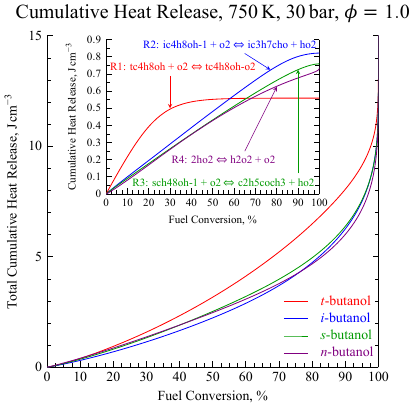

This figure's gnuplot source:
reset
set term postscript enhanced eps font "Times,18" color size 10cm,10cm dl 2.0
set output "buoh-heat.eps"
set multiplot

set yrange[0:15]
set xrange [0:100]
set size 1,1
set origin 0,0
set xlabel "Fuel Conversion, %"
set ylabel "Total Cumulative Heat Release, J/cm^{3}" offset 2
set title "{/=24 Cumulative Heat Release, 750 K, 30 bar, {/Symbol f}=1.0}"
set key at 78,3.5 Left reverse width -11 height 0.25 spacing 1.1 tc variable font ",15" samplen 1.0
set mxtics 4
set mytics 5
set xtics 10 scale 1.25,0.75 nomirror 
set ytics 5 scale 1.25,0.75
set bmargin 3.5
set datafile separator ","
set border 11

plot 'buoh-heat-main.txt' u 1:2 w lines lt 1 lw 1.5 lc rgb "#FF0000" title "{/Times-Italic t}-Butanol",\
     'buoh-heat-main.txt' u 3:4 w lines lt 1 lw 1.5 lc rgb "#0000FF" title "{/Times-Italic i}-Butanol",\
     'buoh-heat-main.txt' u 5:6 w lines lt 1 lw 1.5 lc rgb "#006400" title "{/Times-Italic s}-Butanol",\
     'buoh-heat-main.txt' u 7:8 w lines lt 1 lw 1.5 lc rgb "#CC00FF" title "{/Times-Italic n}-Butanol"

set size 0.7,0.55
set origin 0.1,0.39
set yrange [0:0.9]
unset title
set ytics 0.1 font ",12"
set xtics font ",12"
set mytics 2
set ylabel "{/=13 Cumulative Heat Release, J/cm^{3}}" offset 3
set xlabel font ",13" offset 0,0.5
#set key at screen 0.6,0.7 font ",15" spacing 1.3
unset key
set label at first 5,0.7 tc rgb "#FF0000" font ",14" "R1: tc4h8oh + o2 <=> tc4h8oh-o2"
set label at first 10,0.85 tc rgb "#0000FF" font ",14" "R2: ic4h8oh-1 + o2 <=> ic3h7cho + ho2"
set label at first 16,0.09 tc rgb "#006400" font ",14" "R3: sch48oh-1 + o2 <=> c2h5coch3 + ho2"
set label at first 40,0.22 tc rgb "#CC00FF" font ",14" "R4: 2ho2 <=> h2o2 + o2"
set arrow from first 30,0.67 to first 30,0.5 lc rgb "#FF0000" filled
set arrow from first 65,0.82 to first 77,0.725 lc rgb "#0000FF" filled
set arrow from first 65,0.25 to first 80,0.625 lc rgb "#CC00FF" filled
set arrow from first 90,0.12 to first 90,0.725 lc rgb "#006400" filled
plot "buoh-heat-inset.txt" u 1:2 w lines lt 1 lw 1.5 lc rgb "#FF0000" title "R1: {/Times-Italic t}-Butanol",\
     "buoh-heat-inset.txt" u 3:4 w lines lt 1 lw 1.5 lc rgb "#0000FF" title "R2: {/Times-Italic i}-Butanol",\
     "buoh-heat-inset.txt" u 5:6 w lines lt 1 lw 1.5 lc rgb "#006400" title "R3: {/Times-Italic s}-Butanol",\
     "buoh-heat-inset.txt" u 7:8 w lines lt 1 lw 1.5 lc rgb "#CC00FF" title "R4: {/Times-Italic n}-Butanol",\

unset multiplot
set output